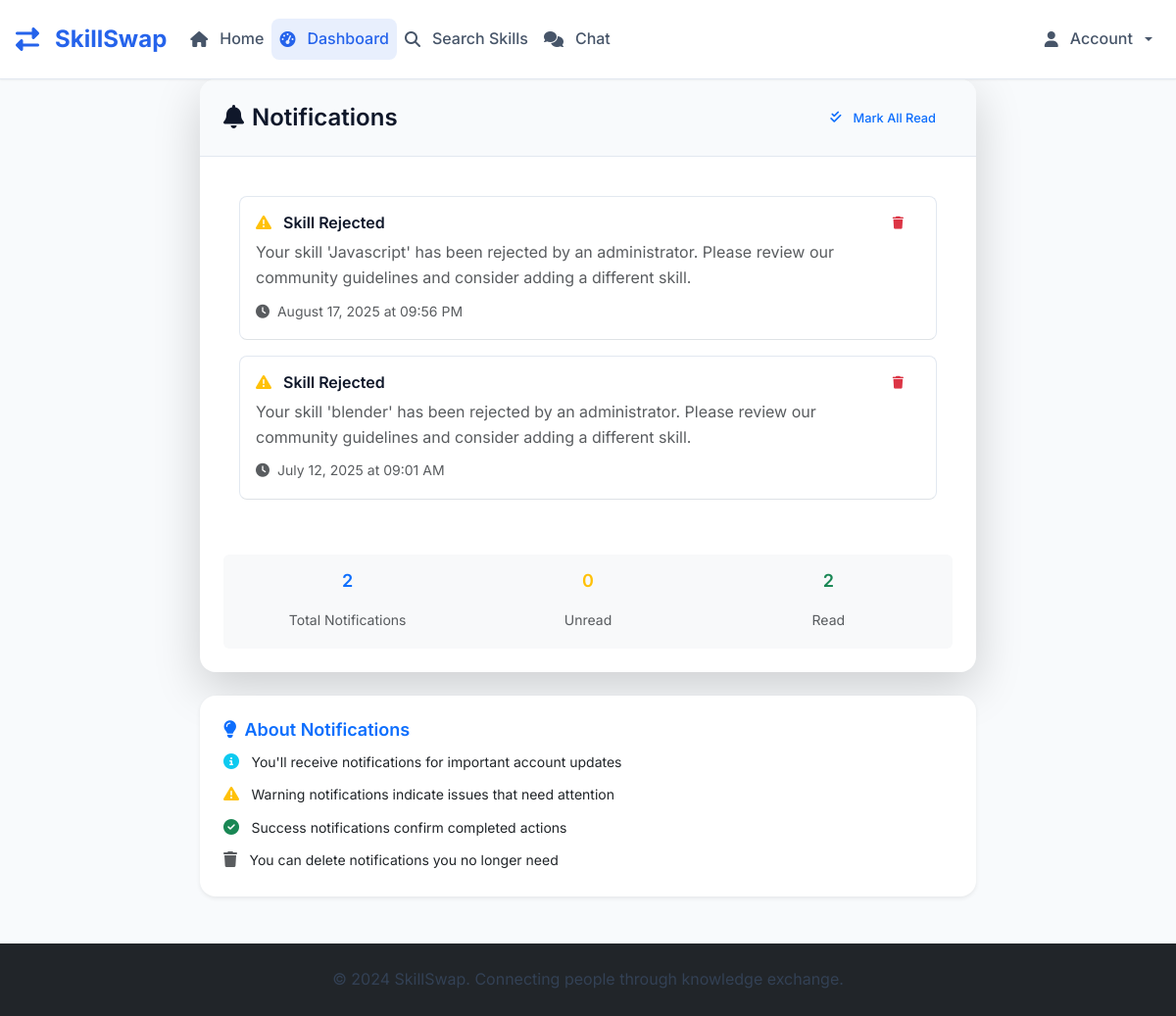
The page /notifications (signed in) on the database as committed earlier.
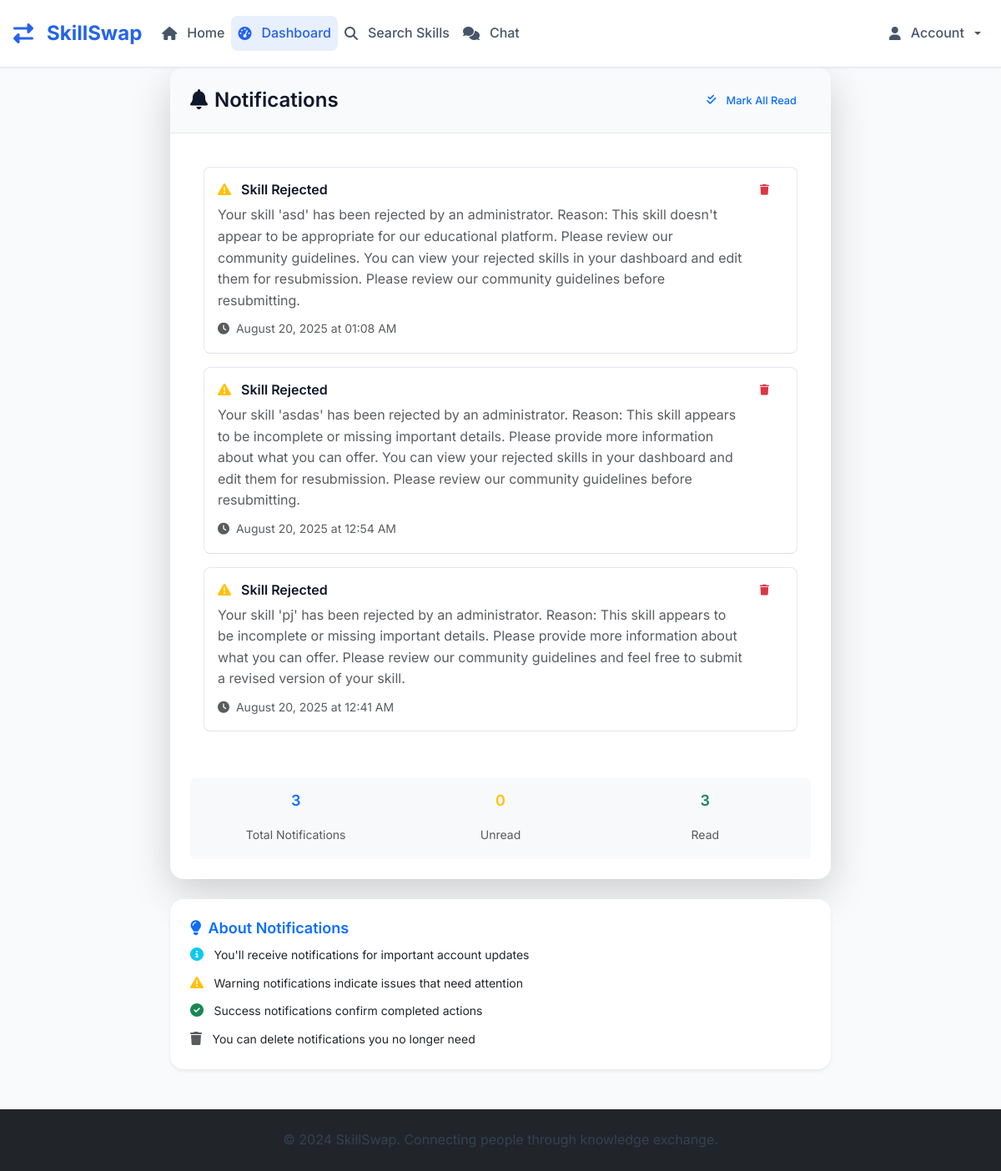
The same page on the database as committed later.
### tables this page shows
CREATE TABLE notifications (
            id INTEGER PRIMARY KEY AUTOINCREMENT,
            user_id INTEGER NOT NULL,
            title TEXT NOT NULL,
            message TEXT NOT NULL,
            type TEXT DEFAULT 'info', -- 'info', 'warning', 'error', 'success'
            is_read INTEGER DEFAULT 0,
            created_at TIMESTAMP DEFAULT CURRENT_TIMESTAMP,
            FOREIGN KEY (user_id) REFERENCES users (id)
        );

### skill_swap_app.py (the view)
@app.route('/notifications')
@login_required
def notifications():
    conn = get_db()
    user_notifications = conn.execute('''
        SELECT * FROM notifications
        WHERE user_id = ?
        ORDER BY created_at DESC
    ''', (session['user_id'],)).fetchall()
    conn.close()
    user_notifications = convert_rows_datetimes(user_notifications)
    return render_template('notifications.html', notifications=user_notifications)

### skill_swap_app.py (called while the page is built)
def parse_datetime(timestamp_str):
    if timestamp_str is None:
        return None
    try:
        if 'T' in timestamp_str:
            return datetime.fromisoformat(timestamp_str.replace('Z', '+00:00'))
        else:
            return datetime.strptime(timestamp_str, '%Y-%m-%d %H:%M:%S')
    except:
        return None

def convert_row_datetimes(row):
    if row is None:
        return None
    if hasattr(row, 'keys'):
        row_dict = dict(row)
    else:
        row_dict = row
    timestamp_fields = ['created_at', 'updated_at', 'rejected_at']
    for field in timestamp_fields:
        if field in row_dict and row_dict[field]:
            row_dict[field] = parse_datetime(row_dict[field])
    return row_dict

def convert_rows_datetimes(rows):
    if not rows:
        return []
    return [convert_row_datetimes(row) for row in rows]

def get_db():
    conn = sqlite3.connect('skill_swap.db')
    conn.row_factory = sqlite3.Row
    return conn

def login_required(f):
    from functools import wraps
    @wraps(f)
    def decorated_function(*args, **kwargs):
        if 'user_id' not in session:
            flash('Please log in to access this page.', 'error')
            return redirect(url_for('login'))
        return f(*args, **kwargs)
    return decorated_function

@app.context_processor
def inject_unread_notifications():
    if 'user_id' in session:
        conn = get_db()
        unread_count = conn.execute('''
            SELECT COUNT(*) as count FROM notifications
            WHERE user_id = ? AND is_read = 0
        ''', (session['user_id'],)).fetchone()['count']
        conn.close()
        return {'unread_notifications': unread_count}
    return {'unread_notifications': 0}

@app.context_processor
def inject_helpers():
    return {'get_user_by_id': get_user_by_id}

### templates/notifications.html (shortened to what this page needs)
{% extends "base.html" %}
{% block content %}
<div class="row justify-content-center">
    <div class="col-lg-8">
        <div class="card border-0 shadow-lg">
            <div class="card-header d-flex justify-content-between align-items-center">
                <h3 class="mb-0">
                    <i class="fas fa-bell me-2"></i>Notifications
                </h3>
                {% if notifications %}
                <div class="d-flex gap-2">
                    <a href="{{ url_for('mark_all_notifications_read') }}" class="btn btn-outline-primary btn-sm">
                        <i class="fas fa-check-double me-1"></i>Mark All Read
                    </a>
                </div>
                {% endif %}
            </div>
            <div class="card-body">
                {% if notifications %}
                <div class="notifications-list">
                    {% for notification in notifications %}
                    <div class="notification-item border-bottom pb-3 mb-3 {% if not notification.is_read %}border-start border-3 border-primary{% endif %}">
                        <div class="d-flex justify-content-between align-items-start">
                            <div class="flex-grow-1">
                                <div class="d-flex align-items-center mb-2">
                                    <h6 class="mb-0 me-2">
                                        {% if notification.type == 'warning' %}
                                            <i class="fas fa-exclamation-triangle text-warning me-2"></i>
                                        {% elif notification.type == 'error' %}
                                            <i class="fas fa-times-circle text-danger me-2"></i>
                                        {% elif notification.type == 'success' %}
                                            <i class="fas fa-check-circle text-success me-2"></i>
                                        {% else %}
                                            <i class="fas fa-info-circle text-info me-2"></i>
                                        {% endif %}
                                        {{ notification.title }}
                                    </h6>
                                </div>
                                <p class="text-muted mb-2">{{ notification.message }}</p>
                                <small class="text-muted">
                                    <i class="fas fa-clock me-1"></i>
                                    {{ notification.created_at.strftime('%B %d, %Y at %I:%M %p') if notification.created_at else 'Unknown time' }}
                                </small>
                            </div>
                            <div class="d-flex gap-1">
                                <a href="{{ url_for('delete_notification', notification_id=notification.id) }}"
                                   class="btn btn-outline-danger btn-sm"
                                   title="Delete notification"
                                   onclick="return confirm('Are you sure you want to delete this notification?')">
                                    <i class="fas fa-trash"></i>
                                </a>
                            </div>
                        </div>
                    </div>
                    {% endfor %}
                </div>
                <div class="mt-4 p-3 bg-light rounded">
                    <div class="row text-center">
                        <div class="col-md-4">
                            <h5 class="text-primary">{{ notifications|length }}</h5>
                            <small class="text-muted">Total Notifications</small>
                        </div>
                        <div class="col-md-4">
                            <h5 class="text-warning">{{ notifications|selectattr('is_read', 'equalto', 0)|list|length }}</h5>
                            <small class="text-muted">Unread</small>
                        </div>
                        <div class="col-md-4">
                            <h5 class="text-success">{{ notifications|selectattr('is_read', 'equalto', 1)|list|length }}</h5>
                            <small class="text-muted">Read</small>
                        </div>
                    </div>
                </div>
                {% endif %}
            </div>
        </div>
        <div class="card border-0 shadow-sm mt-4">
            <div class="card-body">
                <h6 class="card-title text-primary">
                    <i class="fas fa-lightbulb me-2"></i>About Notifications
                </h6>
                <ul class="list-unstyled mb-0">
                    <li class="mb-2">
                        <i class="fas fa-info-circle text-info me-2"></i>
                        <small>You'll receive notifications for important account updates</small>
                    </li>
                    <li class="mb-2">
                        <i class="fas fa-exclamation-triangle text-warning me-2"></i>
                        <small>Warning notifications indicate issues that need attention</small>
                    </li>
                    <li class="mb-2">
                        <i class="fas fa-check-circle text-success me-2"></i>
                        <small>Success notifications confirm completed actions</small>
                    </li>
                    <li>
                        <i class="fas fa-trash text-muted me-2"></i>
                        <small>You can delete notifications you no longer need</small>
                    </li>
                </ul>
            </div>
        </div>
    </div>
</div>
{% endblock %}

### templates/base.html (shortened to what this page needs)
<!DOCTYPE html>
<html lang="en">
<head>
    <link href="https://cdn.jsdelivr.net/npm/bootstrap@5.3.0/dist/css/bootstrap.min.css" rel="stylesheet">
    <link href="https://cdnjs.cloudflare.com/ajax/libs/font-awesome/6.4.0/css/all.min.css" rel="stylesheet">
    <link href="{{ url_for('static', filename='css/style.css') }}" rel="stylesheet">
</head>
<body>
    <nav class="navbar navbar-expand-lg">
        <div class="container">
            <a class="navbar-brand" href="{{ url_for('index') }}">
                <i class="fas fa-exchange-alt me-2"></i>SkillSwap
            </a>
            <div class="collapse navbar-collapse" id="navbarNav">
                <ul class="navbar-nav me-auto">
                    <li class="nav-item">
                        <a class="nav-link {{ 'active' if request.endpoint == 'index' else '' }}" href="{{ url_for('index') }}">
                            <i class="fas fa-home me-1"></i>Home
                        </a>
                    </li>
                    {% if session.user_id and not session.is_admin %}
                    <li class="nav-item">
                        <a class="nav-link {{ 'active' if request.endpoint in ['dashboard', 'notifications', 'rate_swap'] else '' }}" href="{{ url_for('dashboard') }}">
                            <i class="fas fa-tachometer-alt me-1"></i>Dashboard
                        </a>
                    </li>
                    <li class="nav-item">
                        <a class="nav-link {{ 'active' if request.endpoint in ['search', 'request_swap', 'view_profile'] else '' }}" href="{{ url_for('search') }}">
                            <i class="fas fa-search me-1"></i>Search Skills
                        </a>
                    </li>
                    <li class="nav-item">
                        <a class="nav-link" href="#" id="chatToggle">
                            <i class="fas fa-comments me-1"></i>Chat
                        </a>
                    </li>
                    {% endif %}
                </ul>
                <ul class="navbar-nav">
                    {% if session.user_id and not session.is_admin %}
                    <li class="nav-item dropdown">
                        <a class="nav-link dropdown-toggle {{ 'active' if request.endpoint in ['profile', 'update_profile'] else '' }}" href="#" id="navbarDropdown" role="button" data-bs-toggle="dropdown">
                            <i class="fas fa-user me-1"></i>Account
                        </a>
                    </li>
                    {% endif %}
                </ul>
            </div>
        </div>
    </nav>
    <main>
        {% block content %}{% endblock %}
    </main>
    <footer class="bg-dark text-light text-center py-4 mt-5">
        <div class="container">
            <p class="mb-0">
                &copy; 2024 SkillSwap. Connecting people through knowledge exchange.
            </p>
        </div>
    </footer>
</body>
</html>

Rows that differ between the two databases and show on the page:
removed notifications: type "warning" (drawn), title "Skill Rejected", message "Your skill 'Javascript' has been rejected by an administrator. Please review our community guidelines and consider adding a different skill.", created_at "August 17, 2025 at 09:56 PM"
removed notifications: type "warning" (drawn), title "Skill Rejected", message "Your skill 'blender' has been rejected by an administrator. Please review our community guidelines and consider adding a different skill.", created_at "July 12, 2025 at 09:01 AM"
added notifications: type "warning" (drawn), title "Skill Rejected", message "Your skill 'asd' has been rejected by an administrator. Reason: This skill doesn't appear to be appropriate for our educational platform. Please review our community guidelines. You can view your rejected skills in your dashboard and edit them for resubmission. Please review our community guidelines before resubmitting.", created_at "August 20, 2025 at 01:08 AM"
added notifications: type "warning" (drawn), title "Skill Rejected", message "Your skill 'asdas' has been rejected by an administrator. Reason: This skill appears to be incomplete or missing important details. Please provide more information about what you can offer. You can view your rejected skills in your dashboard and edit them for resubmission. Please review our community guidelines before resubmitting.", created_at "August 20, 2025 at 12:54 AM"
added notifications: type "warning" (drawn), title "Skill Rejected", message "Your skill 'pj' has been rejected by an administrator. Reason: This skill appears to be incomplete or missing important details. Please provide more information about what you can offer. Please review our community guidelines and feel free to submit a revised version of your skill.", created_at "August 20, 2025 at 12:41 AM"
Other text that changed with them:
{{ notifications|length }}: "2" → "3"
{{ notifications|selectattr('is_read', 'equalto', 1)|list|length }}: "2" → "3"
